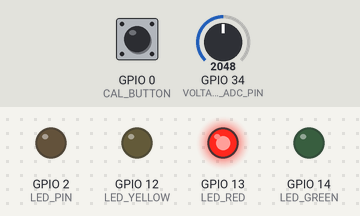
A sketch run on a simulated ESP32-S3. Parts: output pins drawn as LEDs (lit = HIGH). Dashed ring = blinking. Inputs (shaded band) come from the test bench; at power-on: GPIO 34 (VOLTAGE_ADC_PIN) = 2048, GPIO 0 (CAL_BUTTON) HIGH. Random numbers use the default seed unless the sketch sets one; pins used as bus, display or sensor lines are not drawn; what the sketch prints to the serial monitor is not drawn.

Above: at 1.2 s.
1.3 s: GPIO 34 (VOLTAGE_ADC_PIN) set to 2910
6.3 s: GPIO 34 (VOLTAGE_ADC_PIN) set to 3044
At 11.2 s:
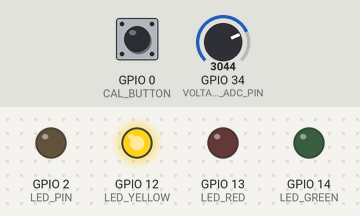
11.5 s: GPIO 34 (VOLTAGE_ADC_PIN) set to 2866
At 12.4 s:
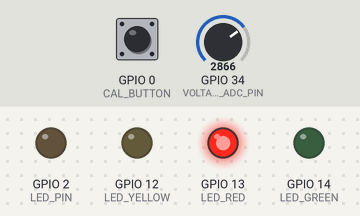
16.5 s: GPIO 34 (VOLTAGE_ADC_PIN) set to 3603
At 17.7 s:
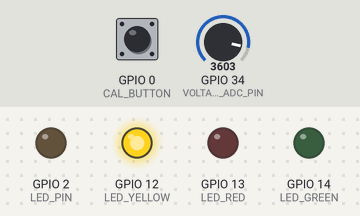
21.5 s: GPIO 0 (CAL_BUTTON) pulled LOW for 3 s
At 22.2 s:
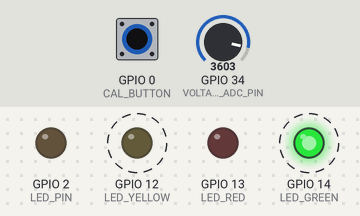
26.5 s: GPIO 0 (CAL_BUTTON) pulled LOW for 3 s
At 27.0 s:
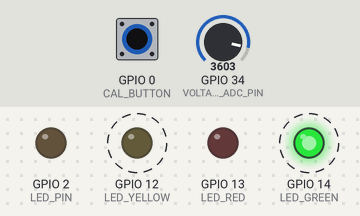
Timing chart, 0 to 30.8 s (numbered marks = the images above; inputs shaded):
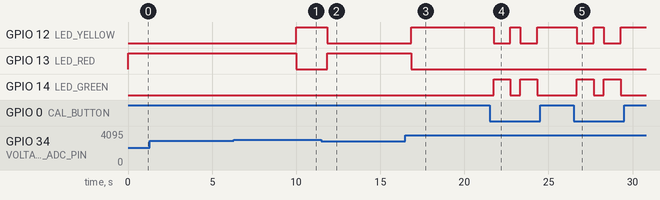

Measured:
- the behaviour switches between 2978 and 2979 on GPIO 34 (VOLTAGE_ADC_PIN) (found by bisection; images 0 and 1)
- after the input at 1.3 s, every drawn part: stays the same
- after the input at 6.3 s, GPIO 12 (LED_YELLOW): LOW → HIGH after 3.7 s; GPIO 13 (LED_RED): HIGH → LOW after 3.7 s
- after the input at 11.5 s, GPIO 12 (LED_YELLOW): HIGH → LOW after 0.34 s; GPIO 13 (LED_RED): LOW → HIGH after 0.34 s
- after the input at 16.5 s, GPIO 12 (LED_YELLOW): LOW → HIGH after 0.35 s; GPIO 13 (LED_RED): HIGH → LOW after 0.35 s
- after the input at 21.5 s, GPIO 12 (LED_YELLOW): alternates HIGH for 0.59 s and LOW for 1.0 s, 4 changes in all, then stays HIGH, starting after 0.24 s; GPIO 14 (LED_GREEN): alternates HIGH for 1.0 s and LOW for 0.59 s, 4 changes in all, then stays LOW, starting after 0.24 s
- after the input at 26.5 s, GPIO 12 (LED_YELLOW): alternates HIGH for 0.59 s and LOW for 1.0 s, 4 changes in all, then stays HIGH, starting after 0.20 s; GPIO 14 (LED_GREEN): alternates HIGH for 1.0 s and LOW for 0.59 s, 4 changes in all, then stays LOW, starting after 0.20 s

The sketch:

milk_sensor_daq.ino
```cpp
/*
 * Milk Sensor DAQ Firmware (Production Hardened)
 * Target: ESP32-S3 + Phychip PR9200 (YRM100 Protocol)
 * --------------------------------------------------
 * Safeguards: Watchdog, Brownout Protection, Anomaly Detection.
 */

#include "SignalProcessor.h"
#include "esp_task_wdt.h"

// --- Hardware Configuration ---
#define RFID_RX 16
#define RFID_TX 17
#define CAL_BUTTON 0
#define LED_PIN 2

// Final Hardware Safeguards Pins
#define VOLTAGE_ADC_PIN 34   // 10k/10k divider for 5V monitoring
#define RFID_RESET_PIN 5     // Hardware reset line to PR9200
#define LED_YELLOW 12        // RESCAN / LOW CONFIDENCE
#define LED_RED 13           // ADULTERATION / ERROR
#define LED_GREEN 14         // PURE / SYSTEM OK

const int WDT_TIMEOUT_S = 10; // 10 second stability watchdog

// --- Spectral Parameters ---
const int START_FREQ = 865000;
const int END_FREQ = 867000;
const int STEPS = 180;
const int STEP_SIZE = (END_FREQ - START_FREQ) / STEPS;

SignalProcessor processor;
float rawScan[SignalProcessor::SCAN_POINTS];
float processedScan[SignalProcessor::SCAN_POINTS];

void setup() {
    Serial.begin(115200);
    Serial1.begin(115200, SERIAL_8N1, RFID_RX, RFID_TX);

    // I/O Config
    pinMode(CAL_BUTTON, INPUT_PULLUP);
    pinMode(LED_PIN, OUTPUT);
    pinMode(RFID_RESET_PIN, OUTPUT);
    pinMode(LED_YELLOW, OUTPUT);
    pinMode(LED_RED, OUTPUT);
    pinMode(LED_GREEN, OUTPUT);
    digitalWrite(RFID_RESET_PIN, HIGH); // Common active-low reset

    // Initialize Watchdog
    esp_task_wdt_init(WDT_TIMEOUT_S, true);
    esp_task_wdt_add(NULL);

    Serial.println(">>> [SYSTEM] Production-Ready Urea DAQ Active.");
    checkSupplyVoltage();
}

void loop() {
    esp_task_wdt_reset(); // Feed the dog

    // 1. Voltage Monitoring (Safety First)
    if (!checkSupplyVoltage()) {
        signalStatus(3); // BLOCKED / POWER ERROR
        delay(5000);
        return;
    }

    // 2. Calibration Trigger
    if (digitalRead(CAL_BUTTON) == LOW) {
        performSweep(rawScan);
        processor.captureBaseline(rawScan);
        signalStatus(0); // OK
        delay(1000);
    }

    // 3. Perform Sweep with Recovery Logic
    if (!performSweep(rawScan)) {
        Serial.println(">>> [ERROR] RFID Module Timeout. Recovering...");
        recoveryRFID();
        return;
    }

    // 4. Pre-process and Anomaly Detection
    processor.processScan(rawScan, processedScan);

    // Placeholder for TFLite Inference Score (0.0 to 1.0)
    // In final firmware, this comes from interpreter.invoke()
    float mockScore = 0.5f; // Simulation of "Low Confidence" anomaly

    int result = processor.evaluateInferenceConfidence(mockScore);
    signalStatus(result);

    // 5. Stream Results
    streamResults(processedScan);
    delay(500);
}

bool checkSupplyVoltage() {
    int raw = analogRead(VOLTAGE_ADC_PIN);
    float voltage = (raw / 4095.0f) * 3.3f * 2.0f; // 2.0x factor from 10k/10k divider

    if (voltage < 4.8f) {
        Serial.printf(">>> [CRITICAL] Low Voltage Detected: %.2fV. Check Power!\n", voltage);
        return false;
    }
    return true;
}

bool performSweep(float* targetArray) {
    long startTime = millis();
    for (int i = 0; i < STEPS; i++) {
        // Heartbeat check (Prevents infinite loop if UART hangs)
        if (millis() - startTime > 5000) return false;

        uint32_t freq = START_FREQ + (i * STEP_SIZE);
        targetArray[i] = readRSSI(freq);
    }
    return true;
}

void recoveryRFID() {
    digitalWrite(RFID_RESET_PIN, LOW);
    delay(200);
    digitalWrite(RFID_RESET_PIN, HIGH);
    delay(1000);
    Serial1.end();
    Serial1.begin(115200, SERIAL_8N1, RFID_RX, RFID_TX);
    Serial.println(">>> [SYSTEM] RFID hardware reset complete.");
}

void signalStatus(int code) {
    // 0: PURE, 1: ADULTERATED, 2: RESCAN, 3: POWER ERROR
    digitalWrite(LED_GREEN, code == 0 ? HIGH : LOW);
    digitalWrite(LED_RED, (code == 1 || code == 3) ? HIGH : LOW);
    digitalWrite(LED_YELLOW, code == 2 ? HIGH : LOW);
}

float readRSSI(uint32_t freq) {
    if (random(0, 100) < 5) return 0.0f;
    return -50.0f + (float)random(-5, 5);
}

void streamResults(float* data) {
    Serial.print("SCAN,");
    for (int i = 0; i < STEPS; i++) {
        Serial.print(data[i], 2);
        if (i < STEPS - 1) Serial.print(",");
    }
    Serial.println();
}
```

SignalProcessor.cpp
```cpp
#include "SignalProcessor.h"

SignalProcessor::SignalProcessor() {
    for (int i = 0; i < SCAN_POINTS; i++) {
        _baseline[i] = 0.0f;
    }
}

void SignalProcessor::captureBaseline(float* rawScan) {
    for (int i = 0; i < SCAN_POINTS; i++) {
        _baseline[i] = rawScan[i];
    }
    _baselineCaptured = true;
    Serial.println(">>> [SYSTEM] Environmental Baseline Captured and Subtracted.");
}

void SignalProcessor::processScan(float* rawRSSI, float* processedRSSI) {
    // 1. Copy raw to processed
    for (int i = 0; i < SCAN_POINTS; i++) {
        processedRSSI[i] = rawRSSI[i];
    }

    // 2. Linear Interpolation for dropped packets (Zeros in UART stream)
    interpolateGaps(processedRSSI);

    // 3. Environmental Subtraction (If calibrated)
    if (_baselineCaptured) {
        for (int i = 0; i < SCAN_POINTS; i++) {
            processedRSSI[i] = processedRSSI[i] - _baseline[i];
        }
    }

    // 4. Smoothing (Moving Average Window of 3)
    smoothData(processedRSSI, 3);
}

void SignalProcessor::interpolateGaps(float* data) {
    for (int i = 1; i < SCAN_POINTS - 1; i++) {
        // If a reading is 0.0 (dropped packet) but neighbors exist
        if (data[i] == 0.0f && data[i-1] != 0.0f && data[i+1] != 0.0f) {
            data[i] = (data[i-1] + data[i+1]) / 2.0f;
        }
    }
}

void SignalProcessor::smoothData(float* data, int windowSize) {
    float smoothed[SCAN_POINTS];
    for (int i = 0; i < SCAN_POINTS; i++) {
        float sum = 0;
        int count = 0;
        for (int j = -(windowSize/2); j <= (windowSize/2); j++) {
            if (i+j >= 0 && i+j < SCAN_POINTS) {
                sum += data[i+j];
                count++;
            }
        }
        smoothed[i] = sum / (float)count;
    }

    // Copy back
    for (int i = 0; i < SCAN_POINTS; i++) {
        data[i] = smoothed[i];
    }
}

int SignalProcessor::evaluateInferenceConfidence(float score) {
    // 0.4 to 0.6 is the Anomaly Dead-Zone (HALLUCINATION)
    if (score >= 0.4f && score <= 0.6f) {
        return 2; // Rescan
    }

    // Final check for Urea Adulteration
    return (score > 0.6f) ? 1 : 0;
}
```

SignalProcessor.h
```cpp
#ifndef SIGNAL_PROCESSOR_H
#define SIGNAL_PROCESSOR_H

#include <Arduino.h>

/*
 * SignalProcessor handles the Edge Pre-processing logic:
 * - Interpolation for missing UART packets
 * - Smoothing (Moving Average)
 * - Baseline Subtraction (Environment Cancellation)
 */

class SignalProcessor {
public:
    static const int SCAN_POINTS = 180;

    SignalProcessor();

    // Core Processing pipeline
    void processScan(float* rawRSSI, float* processedRSSI);

    // Environment Calibration
    void captureBaseline(float* rawScan);
    bool hasBaseline() { return _baselineCaptured; }

    // Utility functions for TinyML
    void interpolateGaps(float* data);
    void smoothData(float* data, int windowSize);

    // Anomaly Detection: Returns 0 (Valid), 1 (Suspect), 2 (Low Confidence Rescan)
    int evaluateInferenceConfidence(float score);

private:
    float _baseline[SCAN_POINTS];
    bool _baselineCaptured = false;
    float _prevValue = -30.0; // Typical RSSI baseline
};

#endif
```
